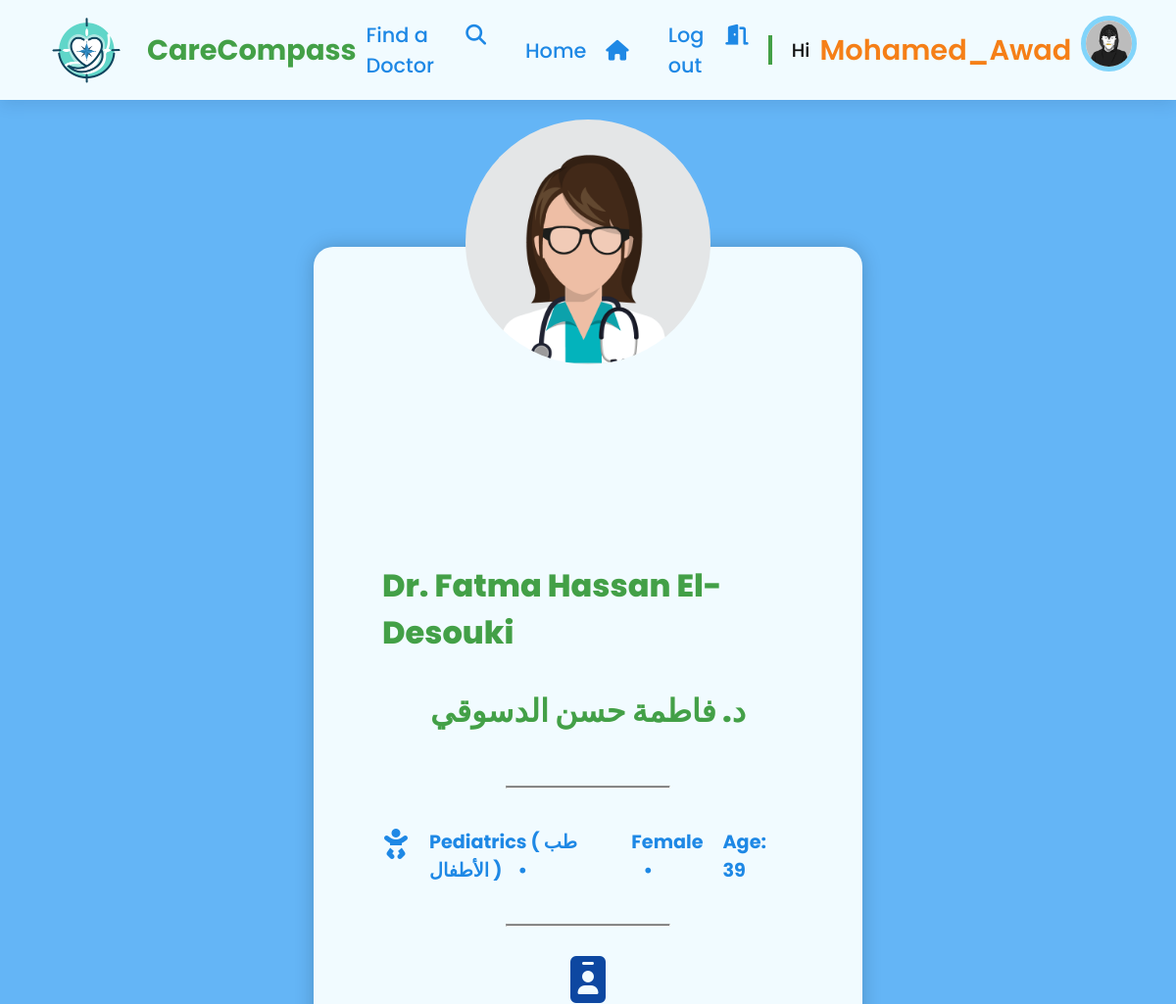
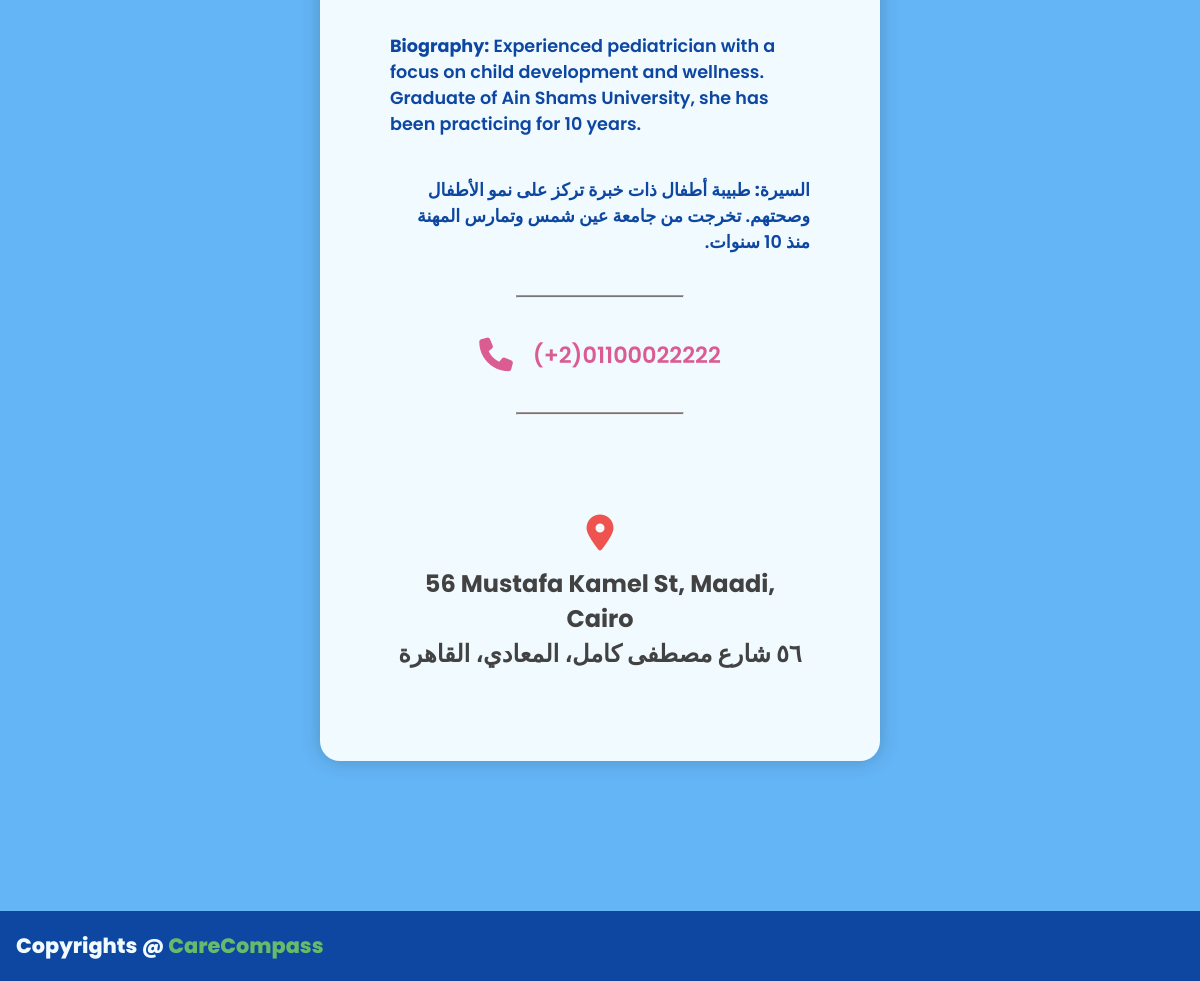
Page /doctor-profile/?id=2 (signed in) on the committed database (2 pictures, top to bottom).
### Users/models.py (models this page shows, shortened)
class UserProfile(models.Model):
    user = models.OneToOneField(User, on_delete=models.CASCADE)
    city = models.CharField(max_length=100, blank=True)
    profile_img = models.ImageField(upload_to='profile_images', default='default/blank-profile-picture.png')
    phone_number = models.CharField(max_length=13, blank=True)

### Doctors/models.py (models this page shows, shortened)
class DoctorProfile(models.Model):
    GENDER_CHOICES = [
        ('Male', 'Male'),
        ('Female', 'Female'),
    ]
    full_name_in_english = models.CharField(max_length=100)
    full_name_in_arabic = models.CharField(max_length=100)
    doctor_profile_img = models.ImageField(upload_to='doctors_profile_images', blank=True, null=True)
    english_bio = models.TextField()
    arabic_bio = models.TextField()
    phone = models.CharField(max_length=13)
    address_in_english = models.CharField(max_length=255)
    address_in_arabic = models.CharField(max_length=255)
    specialization_in_english = models.CharField(max_length=100)
    specialization_in_arabic = models.CharField(max_length=100)
    gender = models.CharField(max_length=6, choices=GENDER_CHOICES)
    birthdate = models.DateField()
    default_pic_mapping = {
        'Male': 'default/male_blank_doctor.png',
        'Female': 'default/female_blank_doctor.png'
    }
    def get_profile_pic_url(self):
        if not self.doctor_profile_img:
            return os.path.join(settings.MEDIA_URL, self.default_pic_mapping[self.gender])
        return self.doctor_profile_img.url
    @property
    def age(self):
        today = date.today()
        return today.year - self.birthdate.year

### Doctors/views.py (the view)
# urls.py: path('doctor-profile/', views.doctor_profile, name='doctor_profile'),
def doctor_profile(request):
    doctor_id = request.GET['id']
    doctor = get_object_or_404(DoctorProfile, id=doctor_id)
    doctor_specialty_icon = specialty_icons[doctor.specialization_in_english]
    context = {"doctor": doctor , "doctor_specialty_icon": doctor_specialty_icon}
    return render(request, 'Doctors/doctor_profile.html', context)

### Doctors/templates/Doctors/doctor_profile.html (shortened to what this page needs)
{% extends "base.html" %}
{% load static %}
{% block extra_css %}
    <link rel="stylesheet" href="{% static 'css/doc_profile_styles.css' %}">
{% endblock %}
{% block content %}
    <section>
        <div class="doctor-profile-container">
            <div class="doctor-review">
                <div class="doctor-image">
                    <img src="{{ doctor.get_profile_pic_url }}" alt="{{ doctor.full_name_in_english }}">
                </div>
            </div>
            <div class="doctor-overview">
                <h3 class="doctor-name">Dr. {{ doctor.full_name_in_english }}</h3>
                <h3 class="doctor-name rtl">د. {{ doctor.full_name_in_arabic }}</h3>
                <hr>
                <div class="doctor-details">
                    <i class="{{ doctor_specialty_icon }}"></i>
                    <p>{{ doctor.specialization_in_english }} ( {{ doctor.specialization_in_arabic }} ) &nbsp;&nbsp;&nbsp;• </p>
                    <p>{{ doctor.gender }} &nbsp;&nbsp;&nbsp;• </p>
                    <p>Age: {{ doctor.age }}</p>
                </div>
                <hr>
                <div class="bio-icon"> <i class="fa-solid fa-id-badge"></i> </div>
                <p class="doctor-bio"><strong>Biography:</strong> {{ doctor.english_bio }} </p>
                <p class="doctor-bio rtl"><strong>السيرة:</strong> {{ doctor.arabic_bio }} </p>
                <hr>
                <p class="doctor-phone"> <i class="fa-solid fa-phone"></i> (+2){{ doctor.phone }} </p>
                <hr>
            </div>
            <div class="doctor-location">
                <i class="fa-solid fa-location-dot"></i>
                <p> {{ doctor.address_in_english }} </p>
                <p class="rtl"> {{ doctor.address_in_arabic }} </p>
            </div>
        </div>
    </section>
{% endblock %}

### templates/navbar.html (shortened to what this page needs)
{% load static %}
<header>
    <a href="{% url 'home' %}" class="logo">
        <img src="{% static 'images/Logo.png' %}" alt="Logo">
        CareCompass
    </a>
    <nav class="navigation-bar">
        {% if user.is_authenticated %}
            <div class="navigation-bar-links">
                <div class="nav-link">
                    <a href="/#find-doctor" id="find-doctor-link">Find a Doctor</a>
                    <i class="fa-solid fa-magnifying-glass"></i>
                </div>
                <div class="nav-link">
                    <a href="{% url 'home' %}">Home</a>
                    <i class="fa-solid fa-house"></i>
                </div>
                <div class="nav-link">
                    <a href="{% url 'logout' %}">Log out</a>
                    <i class="fa-solid fa-door-open"></i>
                </div>
            </div>
            <span class="separator"></span>
            <p class="logged-in-user">Hi <a href="{% url 'user_profile' %}"> <span>{{ user.username }}</span> </a></p>
            <div class="user-avatar">
                <img src="{{ user.userprofile.profile_img.url }}" alt="{{ user.username }}">
            </div>
        {% endif %}
    </nav>
</header>

### static/css/basic.css (style rules this page uses)
:root { --primary-blue: #1E88E5; --primary-blue-light: #64B5F6; --primary-blue-dark: #1565C0; --primary-blue-darker: #0D47A1; --primary-accent-blue: #81D4FA; --primary-accent-blue-light: #daf0fb; --secondary-green: #43A047; --secondary-green-light: #66BB6A; --secondary-accent-green: #15d46b; --secondary-green-dark: #2E7D32; --secondary-green-darker: #1B5E20; --neutral-white: #f1fbff; --text-dark-gray: #424242; --text-dark-gray-light: #757575; --text-dark-gray-dark: #212121; --text-dark-gray-darker: #0E0E0E; --error-red: #E53935; --error-red-light: #EF5350; --error-red-accent: #FF5A5F; --error-red-accent-light: #ffc8ca; --accent-pinkish-red: #DB5C91; --accent-pinkish-red-light: #F48FB1; --accent-orange: #E6981E; --accent-orange-light: #FBC02D; --accent-orange-dark: #F57F17; }
* { font-family: "Poppins", sans-serif; margin: 0; padding: 0; box-sizing: border-box; scroll-behavior: smooth; }
.rtl { direction: rtl; }
a { text-decoration: none; }
#base-page-body { min-height: 100vh; width: 100vw; position: relative; background-color: var(--primary-blue-light); display: flex; flex-direction: column; overflow-x: hidden; }
section { padding: 150px 200px; }
header { background-color: var(--neutral-white); width: 100%; display: flex; position: sticky; top: 0px; justify-content: space-between; align-items: center; padding: 10px 30px; box-shadow: 0px 5px 15px rgba(1, 28, 64, 0.1); z-index: 999; }
.logo { display: flex; align-items: center; justify-content: center; text-decoration: none; color: var(--secondary-green); font-size: 1.8em; font-weight: 700; }
.logo img { width: 120px; }
.navigation-bar { display: flex; align-items: center; justify-content: center; }
.navigation-bar-links { display: flex; align-items: center; gap: 20px; }
.nav-link { display: flex; justify-content: center; align-items: baseline; color: var(--primary-blue); font-size: 1.3em; font-weight: 500; padding: 10px; cursor: pointer; }
.nav-link a { color: var(--primary-blue); }
.nav-link i { margin-left: 20px; }
.logged-in-user { color: var(--text-dark-gray-darker); margin: 0; display: flex; justify-content: center; align-items: center; text-decoration: none; font-size: 1.2em; font-weight: 500; padding: 10px; }
.logged-in-user span { padding-left: 10px; color: var(--accent-orange-dark); font-size: 1.5em; font-weight: 600; }
.separator { width: 5px; height: 30px; margin: 10px; background-color: var(--secondary-green); }
.user-avatar { width: 70px; height: 70px; margin-right: 20px; }
.user-avatar img { width: 100%; border: 5px solid var(--primary-accent-blue); border-radius: 50%; }

### Doctors/static/css/doc_profile_styles.css (style rules this page uses)
section { display: flex; justify-content: center; align-items: center; padding: 150px 200px; }
.doctor-profile-container { width: 70%; background-color: var(--neutral-white); padding: 50px; display: grid; grid-template-rows: 1fr 4fr; gap: 20px; box-shadow: 0 0 20px rgba(0, 0, 0, 0.2); border-radius: 20px; }
.doctor-review { position: relative; padding: 20px; display: flex; flex-direction: column; justify-content: center; align-items: center; }
.doctor-image img { width: 250px; border-radius: 50%; }
.doctor-image { position: absolute; top: -180px; }
.doctor-overview { padding: 20px; display: flex; flex-direction: column; justify-content: center; align-items: center; }
.doctor-details { margin: 20px 0; display: flex; justify-content: flex-start; }
.doctor-name { font-size: 2em; font-weight: 800; color: var(--secondary-green); margin-bottom: 32px; }
.doctor-details i { margin-right: 20px; font-size: 2em; color: var(--primary-blue); }
.doctor-details p { margin-right: 20px; font-size: 1.2em; font-weight: 700; color: var(--primary-blue); }
.doctor-bio { margin: 20px 0; font-size: 1.1em; font-weight: 600; color: var(--primary-blue-darker); }
.bio-icon { color: var(--primary-blue-darker); font-size: 3em; margin: 0 20px; }
.doctor-phone { margin: 20px 0; display: flex; align-items: center; font-size: 1.4em; font-weight: 600; color: var(--accent-pinkish-red); }
.doctor-phone i { font-size: 1.5em; margin-right: 20px; }
.doctor-location { text-align: center; padding: 40px 20px; font-size: 1.5em; font-weight: 700; color: var(--text-dark-gray); }
.doctor-location i { font-size: 1.5em; margin-bottom: 15px; color: var(--error-red-light); }
.doctor-overview hr { width: 40%; height: 3px; background-color: var(--text-dark-gray-light); margin: 20px 0; }

### rows in the picture
DoctorProfile: full_name_in_english "Fatma Hassan El-Desouki", full_name_in_arabic "فاطمة حسن الدسوقي", specialization_in_english "Pediatrics", specialization_in_arabic "طب الأطفال", gender "Female", age "39", english_bio "Experienced pediatrician with a focus on child development and wellness. Graduate of Ain Shams University, she has been practicing for 10 years.", arabic_bio "طبيبة أطفال ذات خبرة تركز على نمو الأطفال وصحتهم. تخرجت من جامعة عين شمس وتمارس المهنة منذ 10 سنوات.", phone "01100022222", address_in_english "56 Mustafa Kamel St, Maadi, Cairo", address_in_arabic "٥٦ شارع مصطفى كامل، المعادي، القاهرة"

### other values in the picture
{{ user.username }} "Mohamed_Awad"
